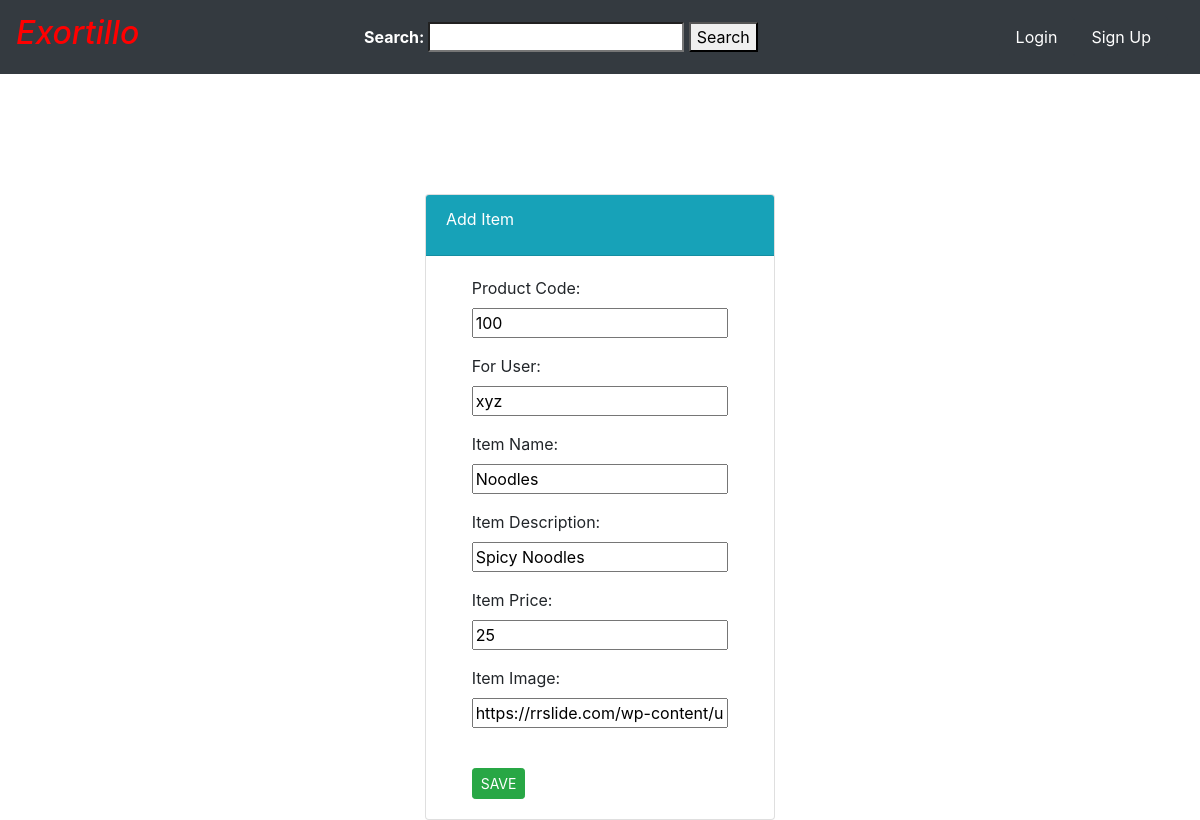
Page /food/update/3/ on the earlier database version.
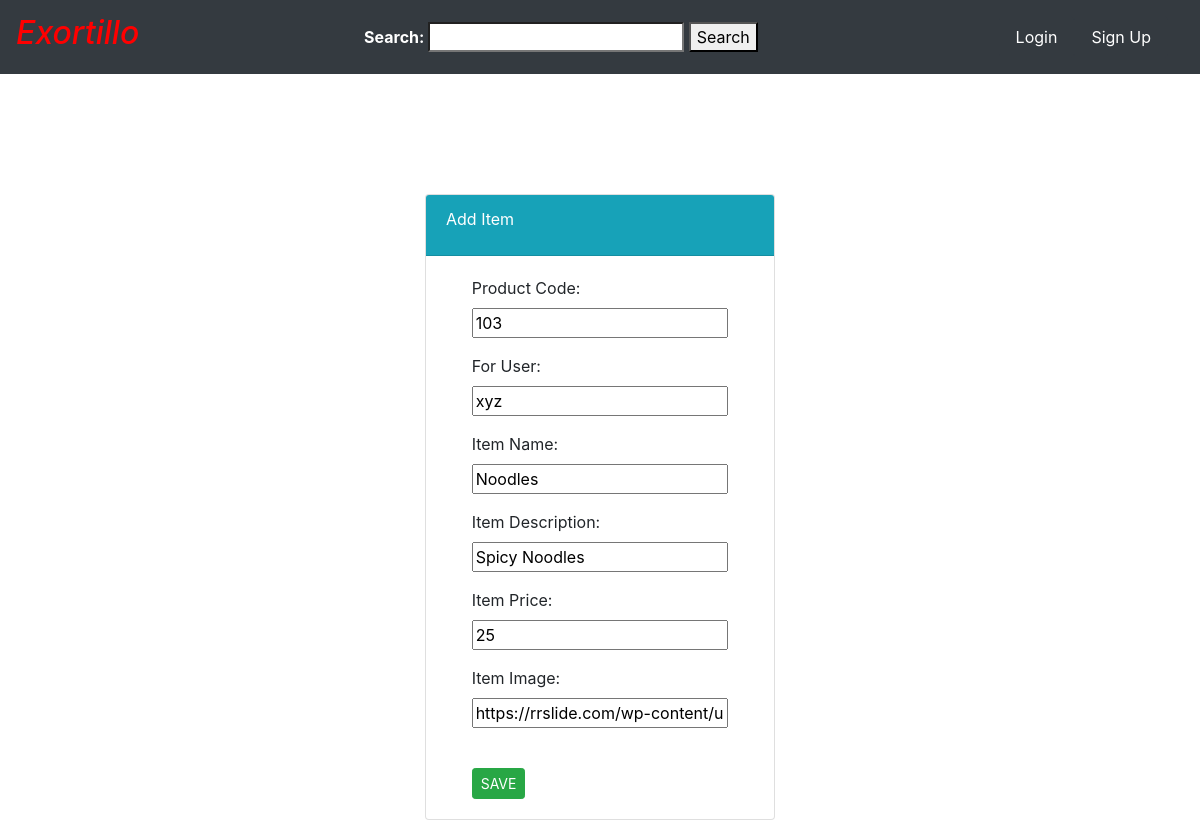
Same page on the later database version.
### food/models.py (models this page shows, shortened)
class Item(models.Model):
    user = models.ForeignKey(User, on_delete=models.CASCADE, default='1')
    prod_code = models.IntegerField(default=100)
    for_user = models.CharField(max_length=100, default='xyz')
    item_name = models.CharField(max_length=50)
    item_desc = models.CharField(max_length=500,default="Lorem Ipsum es simplemente el texto de relleno de las imprentas y archivos de texto. Lorem Ipsum ha sido el texto de relleno estándar de las industrias desde el año 1500, cuando un impresor (N. del T. persona que se dedica a la imprenta) desconocido usó una galería de textos y los mezcló de tal manera que logró hacer un libro de textos especimen. No sólo sobrevivió 500 años, sino que tambien ingresó como texto de relleno en documentos electrónicos, quedando")
    item_price = models.IntegerField()
    item_image = models.CharField(
        max_length=500,
        default="https://livingstonbagel.com/wp-content/uploads/2016/11/food-placeholder.jpg"
     )

### food/views.py (the view, shortened to what this page needs)
# urls.py: path('update/<int:id>/', views.update_item, name='update_item'),
def update_item(request, id):
    item = Item.objects.get(pk=id)
    form = ItemForm(request.POST or None, instance=item)
    context = {
        'form': form
    }
    return render(request, 'food/item-form.html', context)

### food/forms.py
class ItemForm(forms.ModelForm):
    class Meta:
        model = Item
        fields = ['prod_code', 'for_user', 'item_name', 'item_desc', 'item_price', 'item_image']

### food/templates/food/item-form.html (shortened to what this page needs)
{% extends 'food/base.html' %}
{% block body %}
<br><br><br>
<div class="container">
    <div class="row">
         <div class="col-md-4 offset-md-4">
            <div class="card">
                <div class="card-header text-white bg-info">
                    <div class="card-title">
                        Add Item
                    </div>
                </div>
                <div class="card-body">
                    <form method="POST">
                         <label class="offset-md-1">Product Code: </label><br>
                        <p class="offset-md-1">{{ form.prod_code }}</p>
                        <label class="offset-md-1">For User: </label><br>
                        <p class="offset-md-1">{{ form.for_user }}</p>
                        <label class="offset-md-1">Item Name: </label><br>
                        <p class="offset-md-1">{{ form.item_name }}</p>
                        <label class="offset-md-1">Item Description: </label><br>
                        <p class="offset-md-1">{{ form.item_desc }}</p>
                        <label class="offset-md-1">Item Price: </label><br>
                        <p class="offset-md-1">{{ form.item_price }}</p>
                        <label class="offset-md-1">Item Image: </label><br>
                        <p class="offset-md-1">{{ form.item_image }}</p><br>
                        <button class="offset-md-1 btn btn-success btn-sm" type="submit">SAVE</button>
                    </form>
                </div>
            </div>
        </div>
    </div>
</div>
{%  endblock %}

Differences in the rows shown:
changed Item "xyz": prod_code "100" → "103"
